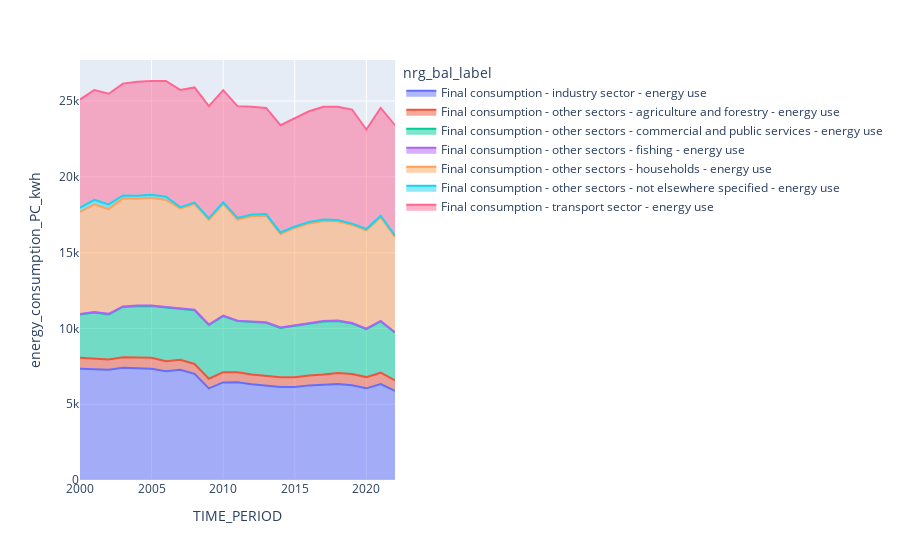

Write notebook code for a chart like this one.
### Code cell
by_sector_pc =  dataset_by_sector.merge(demo_pjan_aggregated, on=['TIME_PERIOD'], how='inner')
by_sector_pc.rename(columns={'OBS_VALUE_x': 'energy_consumption_gwh', 'OBS_VALUE_y': 'population'}, inplace=True)

by_sector_pc = calculate_energy_consumption_per_capita(by_sector_pc)

fig = px.area(by_sector_pc, x='TIME_PERIOD', y='energy_consumption_PC_kwh', color='nrg_bal_label')
fig.show()

### Figure 1 — Plotly figure (JSON) as saved in the notebook; plotly's stock layout.template omitted (floating-point values rounded to 4 significant figures)
{"data": [{"fillpattern": {"shape": ""}, "hovertemplate": "nrg_bal_label=Final consumption - industry sector - energy use<br>TIME_PERIOD=%{x}<br>energy_consumption_PC_kwh=%{y}<extra></extra>", "legendgroup": "Final consumption - industry sector - energy use", "line": {"color": "#636efa"}, "marker": {"symbol": "circle"}, "mode": "lines", "name": "Final consumption - industry sector - energy use", "orientation": "v", "showlegend": true, "stackgroup": "1", "type": "scatter", "x": [2000, 2001, 2002, 2003, 2004, 2005, 2006, 2007, 2008, 2009, 2010, 2011, 2012, 2013, 2014, 2015, 2016, 2017, 2018, 2019, 2020, 2021, 2022], "xaxis": "x", "y": [7342.0, 7322.0, 7266.0, 7406.0, 7358.0, 7338.0, 7166.0, 7266.0, 7001.0, 6042.0, 6438.0, 6446.0, 6314.0, 6232.0, 6132.0, 6137.0, 6241.0, 6290.0, 6331.0, 6254.0, 6046.0, 6328.0, 5879.0], "yaxis": "y"}, {"fillpattern": {"shape": ""}, "hovertemplate": "nrg_bal_label=Final consumption - other sectors - agriculture and forestry - energy use<br>TIME_PERIOD=%{x}<br>energy_consumption_PC_kwh=%{y}<extra></extra>", "legendgroup": "Final consumption - other sectors - agriculture and forestry - energy use", "line": {"color": "#EF553B"}, "marker": {"symbol": "circle"}, "mode": "lines", "name": "Final consumption - other sectors - agriculture and forestry - energy use", "orientation": "v", "showlegend": true, "stackgroup": "1", "type": "scatter", "x": [2000, 2001, 2002, 2003, 2004, 2005, 2006, 2007, 2008, 2009, 2010, 2011, 2012, 2013, 2014, 2015, 2016, 2017, 2018, 2019, 2020, 2021, 2022], "xaxis": "x", "y": [729.2, 710.7, 685.8, 696.3, 722.8, 719.8, 673.8, 658.1, 652.7, 635.5, 673.6, 658.3, 650.7, 660.5, 644.8, 643.9, 654.4, 662.7, 722.8, 730.7, 740.9, 749.5, 692.8], "yaxis": "y"}, {"fillpattern": {"shape": ""}, "hovertemplate": "nrg_bal_label=Final consumption - other sectors - commercial and public services - energy use<br>TIME_PERIOD=%{x}<br>energy_consumption_PC_kwh=%{y}<extra></extra>", "legendgroup": "Final consumption - other sectors - commercial and public services - energy use", "line": {"color": "#00cc96"}, "marker": {"symbol": "circle"}, "mode": "lines", "name": "Final consumption - other sectors - commercial and public services - energy use", "orientation": "v", "showlegend": true, "stackgroup": "1", "type": "scatter", "x": [2000, 2001, 2002, 2003, 2004, 2005, 2006, 2007, 2008, 2009, 2010, 2011, 2012, 2013, 2014, 2015, 2016, 2017, 2018, 2019, 2020, 2021, 2022], "xaxis": "x", "y": [2838.0, 3009.0, 2967.0, 3309.0, 3383.0, 3413.0, 3535.0, 3345.0, 3543.0, 3541.0, 3695.0, 3374.0, 3446.0, 3480.0, 3246.0, 3372.0, 3397.0, 3494.0, 3431.0, 3339.0, 3161.0, 3381.0, 3137.0], "yaxis": "y"}, {"fillpattern": {"shape": ""}, "hovertemplate": "nrg_bal_label=Final consumption - other sectors - fishing - energy use<br>TIME_PERIOD=%{x}<br>energy_consumption_PC_kwh=%{y}<extra></extra>", "legendgroup": "Final consumption - other sectors - fishing - energy use", "line": {"color": "#ab63fa"}, "marker": {"symbol": "circle"}, "mode": "lines", "name": "Final consumption - other sectors - fishing - energy use", "orientation": "v", "showlegend": true, "stackgroup": "1", "type": "scatter", "x": [2000, 2001, 2002, 2003, 2004, 2005, 2006, 2007, 2008, 2009, 2010, 2011, 2012, 2013, 2014, 2015, 2016, 2017, 2018, 2019, 2020, 2021, 2022], "xaxis": "x", "y": [41.2, 42.75, 39.6, 39.24, 39.28, 38.9, 36.59, 34.79, 32.26, 33.52, 32.45, 31.16, 31.26, 32.36, 32.37, 34.71, 34.45, 34.23, 36.31, 34.89, 35.21, 36.42, 35.47], "yaxis": "y"}, {"fillpattern": {"shape": ""}, "hovertemplate": "nrg_bal_label=Final consumption - other sectors - households - energy use<br>TIME_PERIOD=%{x}<br>energy_consumption_PC_kwh=%{y}<extra></extra>", "legendgroup": "Final consumption - other sectors - households - energy use", "line": {"color": "#FFA15A"}, "marker": {"symbol": "circle"}, "mode": "lines", "name": "Final consumption - other sectors - households - energy use", "orientation": "v", "showlegend": true, "stackgroup": "1", "type": "scatter", "x": [2000, 2001, 2002, 2003, 2004, 2005, 2006, 2007, 2008, 2009, 2010, 2011, 2012, 2013, 2014, 2015, 2016, 2017, 2018, 2019, 2020, 2021, 2022], "xaxis": "x", "y": [6735.0, 7086.0, 6913.0, 7126.0, 7048.0, 7103.0, 7055.0, 6602.0, 6977.0, 6917.0, 7383.0, 6660.0, 6956.0, 7028.0, 6167.0, 6437.0, 6599.0, 6606.0, 6539.0, 6464.0, 6476.0, 6835.0, 6279.0], "yaxis": "y"}, {"fillpattern": {"shape": ""}, "hovertemplate": "nrg_bal_label=Final consumption - other sectors - not elsewhere specified - energy use<br>TIME_PERIOD=%{x}<br>energy_consumption_PC_kwh=%{y}<extra></extra>", "legendgroup": "Final consumption - other sectors - not elsewhere specified - energy use", "line": {"color": "#19d3f3"}, "marker": {"symbol": "circle"}, "mode": "lines", "name": "Final consumption - other sectors - not elsewhere specified - energy use", "orientation": "v", "showlegend": true, "stackgroup": "1", "type": "scatter", "x": [2000, 2001, 2002, 2003, 2004, 2005, 2006, 2007, 2008, 2009, 2010, 2011, 2012, 2013, 2014, 2015, 2016, 2017, 2018, 2019, 2020, 2021, 2022], "xaxis": "x", "y": [283.7, 306.5, 308.0, 195.2, 190.6, 192.3, 213.4, 92.58, 86.22, 85.95, 97.74, 110.5, 111.3, 107.0, 106.7, 94.25, 88.18, 88.36, 89.8, 88.48, 94.19, 97.78, 106.2], "yaxis": "y"}, {"fillpattern": {"shape": ""}, "hovertemplate": "nrg_bal_label=Final consumption - transport sector - energy use<br>TIME_PERIOD=%{x}<br>energy_consumption_PC_kwh=%{y}<extra></extra>", "legendgroup": "Final consumption - transport sector - energy use", "line": {"color": "#FF6692"}, "marker": {"symbol": "circle"}, "mode": "lines", "name": "Final consumption - transport sector - energy use", "orientation": "v", "showlegend": true, "stackgroup": "1", "type": "scatter", "x": [2000, 2001, 2002, 2003, 2004, 2005, 2006, 2007, 2008, 2009, 2010, 2011, 2012, 2013, 2014, 2015, 2016, 2017, 2018, 2019, 2020, 2021, 2022], "xaxis": "x", "y": [7123.0, 7246.0, 7297.0, 7371.0, 7524.0, 7510.0, 7635.0, 7730.0, 7601.0, 7398.0, 7392.0, 7379.0, 7104.0, 7001.0, 7072.0, 7153.0, 7307.0, 7447.0, 7472.0, 7523.0, 6564.0, 7112.0, 7271.0], "yaxis": "y"}], "layout": {"legend": {"title": {"text": "nrg_bal_label"}, "tracegroupgap": 0}, "margin": {"t": 60}, "xaxis": {"anchor": "y", "domain": [0, 1], "title": {"text": "TIME_PERIOD"}}, "yaxis": {"anchor": "x", "domain": [0, 1], "title": {"text": "energy_consumption_PC_kwh"}}}}
